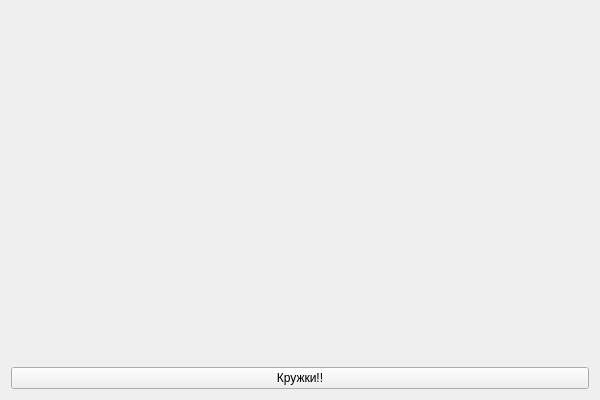
<?xml version="1.0" encoding="UTF-8"?>
<ui version="4.0">
 <class>Form</class>
 <widget class="QWidget" name="Form">
  <property name="geometry">
   <rect>
    <x>0</x>
    <y>0</y>
    <width>600</width>
    <height>400</height>
   </rect>
  </property>
  <property name="sizePolicy">
   <sizepolicy hsizetype="Ignored" vsizetype="Ignored">
    <horstretch>0</horstretch>
    <verstretch>0</verstretch>
   </sizepolicy>
  </property>
  <property name="maximumSize">
   <size>
    <width>600</width>
    <height>400</height>
   </size>
  </property>
  <property name="windowTitle">
   <string>Form</string>
  </property>
  <layout class="QVBoxLayout" name="verticalLayout_2">
   <item>
    <layout class="QVBoxLayout" name="verticalLayout">
     <item>
      <widget class="QLabel" name="label">
       <property name="text">
        <string/>
       </property>
      </widget>
     </item>
    </layout>
   </item>
   <item>
    <widget class="QPushButton" name="pushButton">
     <property name="text">
      <string>Кружки!!</string>
     </property>
    </widget>
   </item>
  </layout>
 </widget>
 <resources/>
 <connections/>
</ui>
